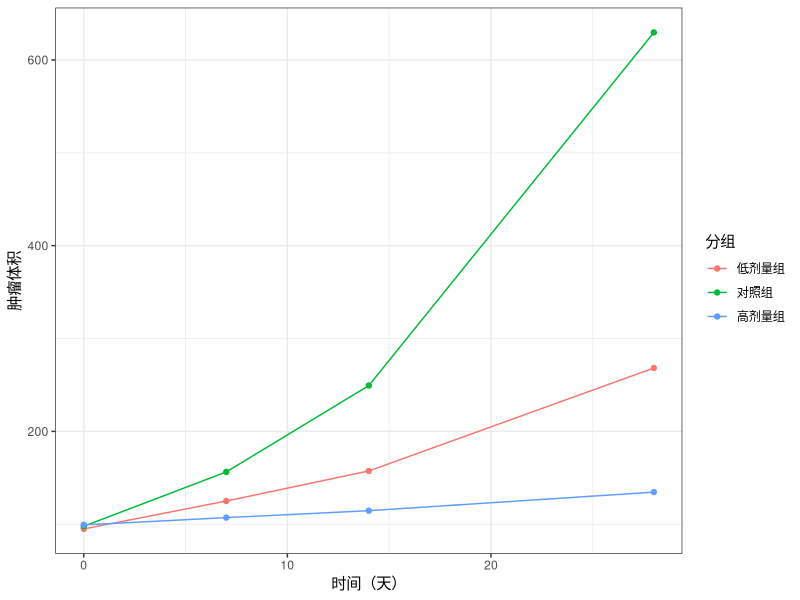

Write the R code that produced this figure.
library(ggplot2)

df <- read.csv("testdata/dose_response.csv", fileEncoding = "UTF-8", check.names = FALSE)

p <- ggplot(df, aes(x = 时间点, y = 肿瘤体积, colour = 分组)) +
  stat_summary(fun = mean, geom = "line") +
  stat_summary(fun = mean, geom = "point") +
  labs(x = "时间（天）", y = "肿瘤体积", colour = "分组") +
  theme_bw()

print(p)
